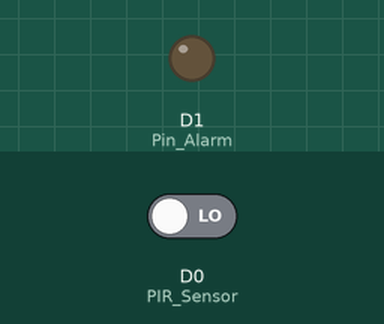
Recording of a sketch running on a simulated ESP8266 (NodeMCU). Parts: output pins drawn as LEDs (lit = HIGH). The inputs (shaded band) are chosen by the test bench; at power-on: D0 (PIR_Sensor) LOW.

Above: at 1.8 s.
1.9 s: D0 (PIR_Sensor) driven HIGH
At 3.9 s:
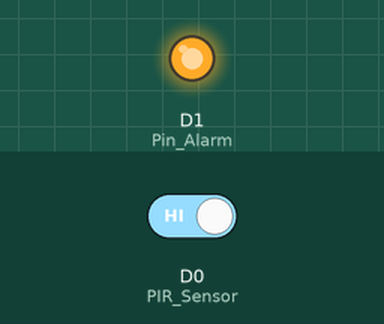
Timing chart, 0 to 5.4 s (numbered marks = the images above; inputs shaded):
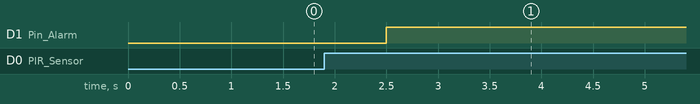

The sketch:

SSL.ino
```cpp
#define Pin_Alarm D1
#define PIR_Sensor D0

int Waiting_Time = 5000;

void setup() {
  pinMode(PIR_Sensor, INPUT);
  pinMode(Pin_Alarm, OUTPUT);
  digitalWrite(Pin_Alarm, LOW);
}

void loop(){
  int state = digitalRead(PIR_Sensor);
  delay(500);

    if(state == HIGH){
      digitalWrite (Pin_Alarm, HIGH);
      delay(Waiting_Time);
    }
    else {
      digitalWrite (Pin_Alarm, LOW);
   }
}
```

Measured:
- after the input at 1.9 s, D1 (Pin_Alarm): LOW → HIGH after 0.60 s
